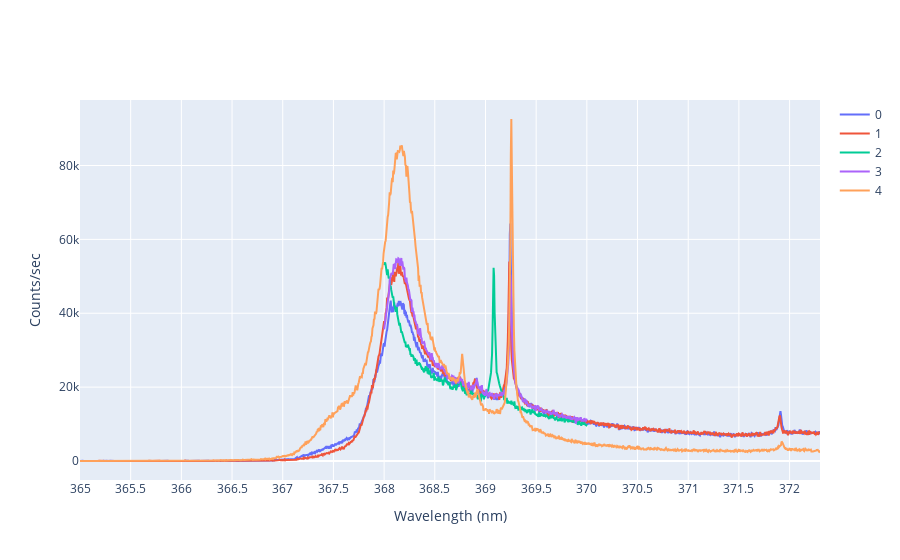

Notebook source saved alongside this figure:
### Code cell
# SAMPLE H1101b
import numpy as np
import matplotlib.pyplot as plt
import pandas as pd
import plotly.express as px
import plotly.graph_objects as go

FileNames = [0]*5
FileNames[0] = '2020062601'
print(FileNames[0])
for i in range(len(FileNames)-1):
    string = '2020062601 (%.0f)' %(i+1)
    FileNames[i+1] = [string]
    print(FileNames[i+1])

fig = go.Figure()

for j in range(len(FileNames)):
    
    if j == 0:
        df = pd.read_csv(FileNames[j])
    else:
        df = pd.read_csv(FileNames[j][0])
        
    dataWheader = np.array(df)

    data = dataWheader[2::]
    Wavelength = [0]*len(data) 
    Count = [0]*len(data)
    MaxLoc = [0]*len(data)
    for i in range(len(data)):
        step_0 = str(data[i]).split('\\t')
        Wavelength[i] = float(step_0[0][2::])
        Count[i] = float(step_0[1][0:-2])
    
     # Add traces
    fig.add_trace(go.Scatter(x=Wavelength, y=Count,
                    mode='lines',
                    name='%.0f' %j))

#plt.legend()
#plt.xlim(364.85, 365.025)
#lgd = ax.legend(bbox_to_anchor=(1.1, 0.1))
#text = ax.text(-0.2,1.05, "Default25to35", transform=ax.transAxes) # CHANGE K_RANGE
#go.savefig('June18_recalibration2_cursor.png', bbox_extra_artists=(lgd, text), bbox_inches='tight')

fig['layout']['xaxis'].update(title='Wavelength (nm)', range=[365, 372.3], dtick=0.5, autorange=False)
fig['layout']['yaxis'].update(title='Counts/sec', autorange=True)
fig.show()

### Figure 1 — Plotly figure (JSON) as saved in the notebook; plotly's stock layout.template omitted (floating-point values rounded to 4 significant figures; data arrays with more than 128 entries replaced by an {"elided": "..."} marker saying what was removed)
{"data": [{"mode": "lines", "name": "0", "type": "scatter", "x": {"elided": "1461 float values"}, "y": {"elided": "1461 int values"}}, {"mode": "lines", "name": "1", "type": "scatter", "x": {"elided": "1461 float values"}, "y": {"elided": "1461 int values"}}, {"mode": "lines", "name": "2", "type": "scatter", "x": {"elided": "401 float values"}, "y": {"elided": "401 int values"}}, {"mode": "lines", "name": "3", "type": "scatter", "x": {"elided": "401 float values"}, "y": {"elided": "401 int values"}}, {"mode": "lines", "name": "4", "type": "scatter", "x": {"elided": "1461 float values"}, "y": {"elided": "1461 int values"}}], "layout": {"xaxis": {"autorange": false, "dtick": 0.5, "range": [365, 372.3], "title": {"text": "Wavelength (nm)"}}, "yaxis": {"autorange": true, "title": {"text": "Counts/sec"}}}}
